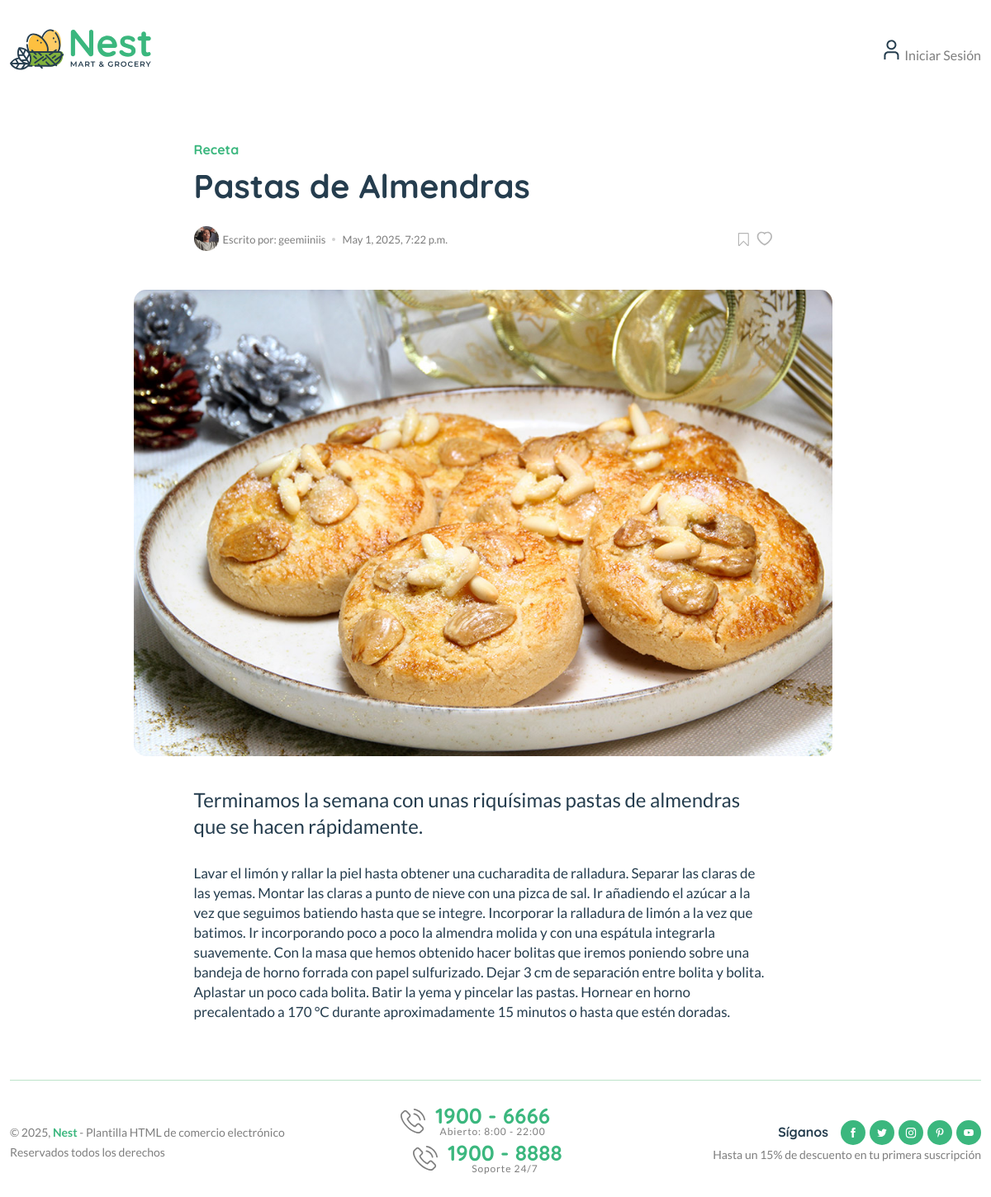
The page /blog/pastas-de-almendras-4 on the database its author committed.
### blogs/models.py (models this page shows, shortened)
class Blog(models.Model):
    title = models.CharField(max_length=100)
    slug = models.SlugField(max_length=150, unique=True, blank=True)
    category = models.ForeignKey(Category, on_delete=models.CASCADE)
    author=models.ForeignKey(User, on_delete=models.CASCADE)
    featured_image = models.ImageField(upload_to='uploads/%Y/%m/%d')
    short_description = models.TextField(max_length=500)
    blog_body=models.TextField(max_length=2000)
    status = models.TextField(max_length=20, choices=STATUS_CHOICES, default="Draft")
    is_featured = models.BooleanField(default=False)
    created_at = models.DateTimeField(auto_now_add=True)
    update_at = models.DateTimeField(auto_now=True)

### blogs/views.py (the view)
# urls.py: path('blog/<slug:slug>', BlogViews.blogs, name='blogs'),
def blogs(request, slug):
    single_blog = get_object_or_404(Blog, slug=slug)
    context = {
        'single_blog': single_blog,
    }
    return render(request, 'blogs.html', context)

### blogs/context_processors.py (called while the page is built)
def get_categories(request):
    categories = Category.objects.all()
    return dict(categories=categories)

### templates/blogs.html
{% extends 'base.html' %}
{% load static %}
{% block content %}
<main class="main">
    <div class="page-content mb-50">
        <div class="container">
            <div class="row">
                <div class="col-lg-9 m-auto">
                    <div class="single-page pt-50 pr-30">
                        <div class="single-header style-2">
                            <div class="row">
                                <div class="col-xl-10 col-lg-12 m-auto">
                                    <h6 class="mb-10"><a href="#">Receta</a></h6>
                                    <h2 class="mb-10"> {{ single_blog.title }}</h2>
                                    <div class="single-header-meta">
                                        <div class="entry-meta meta-1 font-xs mt-15 mb-15">
                                            <a class="author-avatar" href="#">
                                                <img class="img-circle" src="assets/imgs/blog/author-1.png" alt="">
                                            </a>
                                            <span class="post-by">Escrito por: {{ single_blog.author }}</a></span>
                                            <span class="post-on has-dot"> {{ single_blog.created_at }} </span>
                                        </div>
                                        <div class="social-icons single-share">
                                            <ul class="text-grey-5 d-inline-block">
                                                <li class="mr-5"><a href="#"><img src="{% static 'assets/imgs/theme/icons/icon-bookmark.svg' %}" alt=""></a></li>
                                                <li><img src="{% static 'assets/imgs/theme/icons/icon-heart-2.svg' %}" alt=""></li>
                                            </ul>
                                        </div>
                                    </div>
                                </div>
                            </div>
                        </div>
                        <figure class="single-thumbnail">
                            <img src="{{ single_blog.featured_image.url }}" alt="">
                        </figure>
                        <div class="single-content">
                            <div class="row">
                                <div class="col-xl-10 col-lg-12 m-auto">
                                    <p class="single-excerpt"> {{ single_blog.short_description }} </p>
                                    <p>{{ single_blog.blog_body }} </p>
                            </div>
                        </div>
                    </div>
                </div>
            </div>
        </div>
    </div>
    </div>
</main>
{% endblock %}

### rows shown on the page
Blog: title "Pastas de Almendras", author "geemiiniis", created_at "May 1, 2025, 7:22 p.m.", featured_image (picture), short_description "Terminamos la semana con unas riquísimas pastas de almendras que se hacen rápidamente.", blog_body "Lavar el limón y rallar la piel hasta obtener una cucharadita de ralladura. Separar las claras de las yemas. Montar las claras a punto de nieve con una pizca de sal. Ir añadiendo el azúcar a la vez que seguimos batiendo hasta que se integre. Incorporar la ralladura de limón a la vez que batimos. Ir incorporando poco a poco la almendra molida y con una espátula integrarla suavemente. Con la masa que hemos obtenido hacer bolitas que iremos poniendo sobre una bandeja de horno forrada con papel sulfurizado. Dejar 3 cm de separación entre bolita y bolita. Aplastar un poco cada bolita. Batir la yema y pincelar las pastas. Hornear en horno precalentado a 170 °C durante aproximadamente 15 minutos o…"
